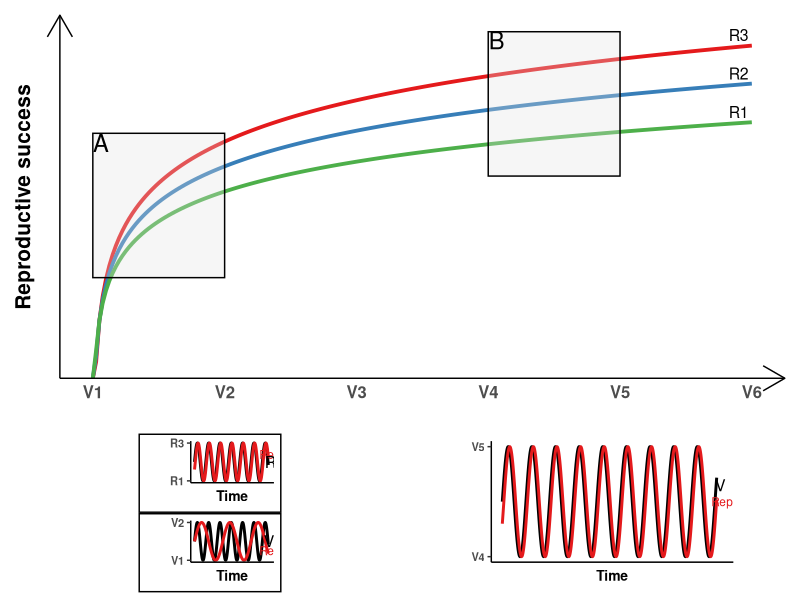
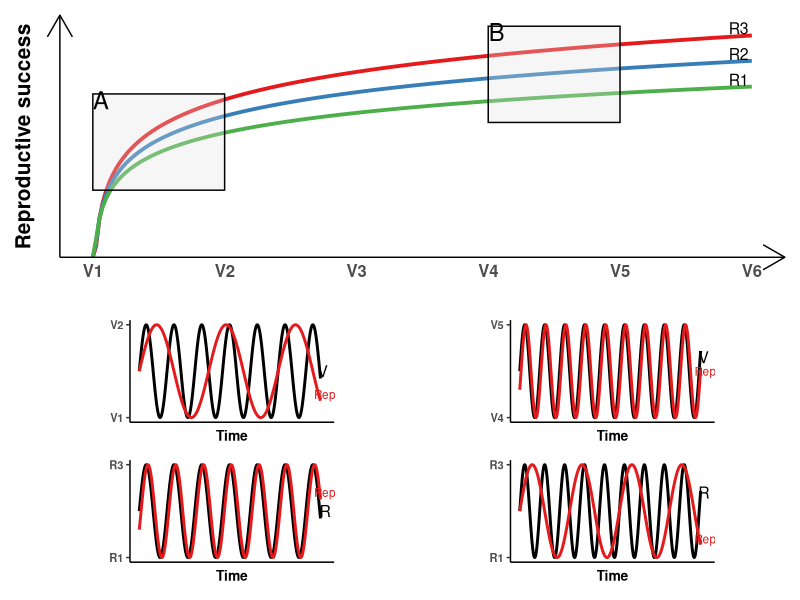
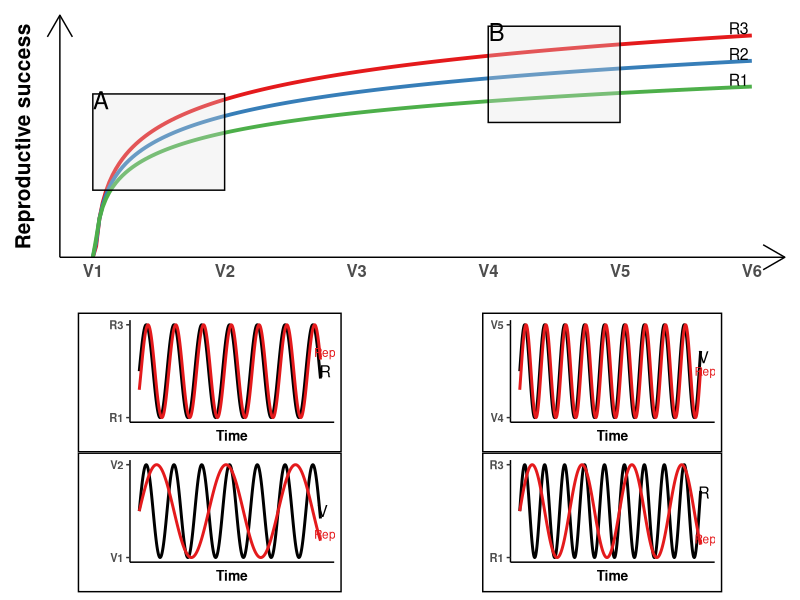
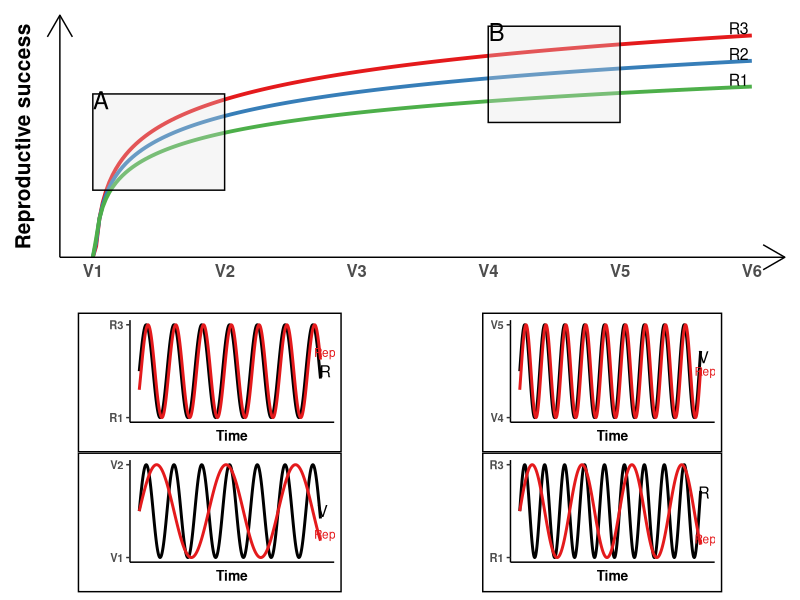

The R script that drew these images, in order:

library(ggplot2)
library(patchwork)


#First dataset RED
s1 <- seq(from=0, to=100, by=0.5)
l1 = log(s1, base = 6)
d1 = data.frame(l1, s1)


#Second dataset BLUE
s2 <- seq(from=0, to=100, by=0.5)
l2 = log(s2, base = 8)
d2 = data.frame(l2, s2)

#Third dataset GREEN
s3 <- seq(from=0, to=100, by=0.5)
l3 = log(s3, base = 12)
d3 = data.frame(l3, s3)



to=ggplot(d1, aes(s1, l1)) +
  geom_line(color = "#e41a1c", linewidth=1.3) +
  geom_line(data =  d2, aes(s2,l2), color = "#377eb8",linewidth=1.3) +
  geom_line(data =  d3, aes(s3,l3), color = "#4daf4a",linewidth=1.3) +
  ylab("Reproductive success")+
  labs(x = "") +
  theme_classic()+
  theme(axis.text.y=element_blank(),
        axis.ticks.y=element_blank())+
  scale_x_continuous(breaks=seq(from= 0, to= 100, by = 20), labels=c("V1","V2","V3", "V4","V5","V6"))+
  theme(text = element_text(size=15,face="bold"))+
  theme(axis.ticks.x=element_blank())+
  annotate("rect", xmin = c(0, 60), xmax = c(20,80), ymin = c(0.4, 1.35), 
           ymax = c(1.75, 2.7), linetype = 1, fill="gray88", alpha=0.3, colour = "black") +
  annotate("text", x = c(98, 98,98), y = c(2.67, 2.31,1.95), label = c("R3", "R2", "R1"), size=4)+
  annotate("text", x = c(1.25, 61.3), y = c(1.66,2.62), label = c("A", "B"), size=6)+
  theme(axis.line.x = element_line(arrow = arrow()))+
  theme(axis.line.y = element_line(arrow = arrow()))



##################################
x <- seq(0, 41, by = 0.1)
y1 <- sin(x)
y1.2 <- cos(x+4.3)

da1 <- data.frame( x, y1)
da1.2 <- data.frame( x, y1.2)

R_1=ggplot(da1, aes(x, y1))+
  geom_line( size=1) +
  geom_line(data =  da1.2, aes(x, y1.2), color = "#e41a1c",size=1)+
  theme_classic() +
  xlab("Time") +
  theme(axis.text.x=element_blank(),
        axis.ticks.x=element_blank()) + 
  scale_y_continuous(breaks=seq(from= -1, to= 1, by = 2), labels=c("R1","R3"))+
  theme(text = element_text(size=10, face="bold"))+
  theme(axis.title.y = element_blank()) +
  annotate("text", x = 42, y = 0.4, label = "Rep", size=3,color="#e41a1c")+
  annotate("text", x = 42, y = 0, label = "R", size=4)+ 
  theme(aspect.ratio=0.5)



###################################

x2 <- seq(0, 41, by = 0.1)
y2 <- sin(x2)
y3 = sin(x2/2.5)

da2 <- data.frame(x2, y2)
da2.1 = data.frame(x2,y3)

v_1=ggplot(da2, aes(x2, y2))+
  geom_line( size=1) +
  geom_line(data =  da2.1, aes(x2,y3), color = "#e41a1c",size=1)+
  theme_classic() +
  xlab("Time")+
  theme(axis.text.x=element_blank(),
        axis.ticks.x=element_blank())+ 
  scale_y_continuous(breaks=seq(from= -1, to= 1, by = 2), labels=c("V1","V2"))+
  theme(text = element_text(size=10, face="bold"))+
  theme(axis.title.y = element_blank())+
  annotate("text", x = 42, y = -0.5, label = "Rep", size=3, color="#e41a1c")+
  annotate("text", x = 41.5, y = 0, label = "V", size=4) + 
  theme(aspect.ratio=0.5)



po1=R_1/v_1& theme(plot.background = element_rect(color = "black", size = 1))

######################
x3 <- seq(0, 57, by = 0.1)
y3 <- sin(x3)
y3.1 <- cos(x3+4.3)

da3 <- data.frame(x3, y3)
da3.1 <- data.frame(x3, y3.1)

v_2=ggplot(da3, aes(x3, y3))+
  geom_line( size=1) +
  geom_line(data =  da3.1, aes(x3,y3.1), color = "#e41a1c",size=1)+
  theme_classic() +
  xlab("Time") +
  theme(axis.text.x=element_blank(),
        axis.ticks.x=element_blank()) + 
  scale_y_continuous(breaks=seq(from= -1, to= 1, by = 2), labels=c("V4","V5"))+
  theme(text = element_text(size=10, face="bold"))+
  theme(axis.title.y = element_blank()) +
  annotate("text", x = 58.5, y = 0, label = "Rep", size=3,color="#e41a1c")+
  annotate("text", x = 58, y = 0.3, label = "V", size=4)+ 
  theme(aspect.ratio=0.5)




########################################
x4 <- seq(0, 57, by = 0.1)
y4 <- sin(x4)
y5 = sin(x4/2.5)


da4 <- data.frame(x4, y4)
da5 = data.frame(x4,y5)

R_2=ggplot(da4, aes(x4, y4))+
  geom_line( size=1) +
  geom_line(data =  da5, aes(x4,y5), color = "#e41a1c",size=1)+
  theme_classic() +
  xlab("Time")+
  theme(axis.text.x=element_blank(),
        axis.ticks.x=element_blank())+ 
  scale_y_continuous(breaks=seq(from= -1, to= 1, by = 2), labels=c("R1","R3"))+
  theme(text = element_text(size=10, face="bold"))+
  theme(axis.title.y = element_blank())+
  annotate("text", x = 58.5, y = -0.6, label = "Rep", size=3, color="#e41a1c")+
  annotate("text", x = 58, y = 0.4, label = "R", size=4)+ 
  theme(aspect.ratio=0.5)


po2=v_2/R_2& theme(plot.background = element_rect(color = "black", size = 1))

########################################

design <- "
  AA#
  BC#
"

to+po1+v_2+R_2+ plot_layout(heights  = c(3,1,1),design = design)

to / ((v_1 / R_1)|(v_2 / R_2))

to/ (po1 |po2)
 
to - (po1 | po2) + plot_layout(ncol=1)
